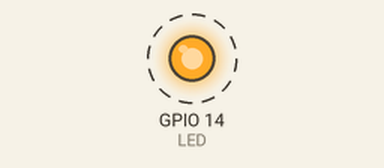
Recording of a sketch running on a simulated ESP32. On the bench: output pins drawn as LEDs (lit = HIGH). Dashed ring = blinking. What the sketch prints to the serial monitor is not drawn.

Above: at 0.5 s.
Timing chart, 0 to 4.6 s (numbered marks = the images above):
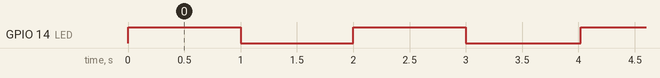

Measured:
- by itself, GPIO 14 (LED): alternates HIGH for 1.0 s and LOW for 1.0 s

The sketch:

queue_3.ino
```cpp
/*********************************************************
* Exemplo de fila com FreeRTOS - Enviando e recebendo mensagens
* Utiliza a função xQueuePeek para receber a mensagem sem removê-la da fila
* Utiliza a função xQueueReceive para receber a mensagem e removê-la da fila
* Utiliza a função xQueueSend para enviar a mensagem para a fila
* Por: Fábio Souza
*********************************************************/
#define LED_VERMELHO 14   // Pino do LED Vermelho
#define LED_VERDE 13      // Pino do LED Verde
#define LED_AZUL 12       // Pino do LED Azul
#define BOTAO_1 7         // Pino do Botão 1
#define BOTAO_2 6         // Pino do Botão 2
#define BOTAO_3 5         // Pino do Botão 3
#define BOTAO_4 4         // Pino do Botão 4
#define BOTAO_5 3         // Pino do Botão 5
#define BOTAO_6 2         // Pino do Botão 6
#define BUZZER  17        // Pino Do Buzzer

#include "freertos/FreeRTOS.h"
#include "freertos/task.h"
#include "freertos/queue.h"

const int LED =  LED_VERMELHO;    // Pino do LED

#define QUEUE_LENGTH 5

// Definição da fila
QueueHandle_t xQueue;

//estrutura para mensagem
typedef struct{
    int id;             // ID da mensagem
    char string[20];    // String da mensagem
} Mensagem_t;

// Função para enviar a mensagem
void sender_task(void *pvParameters) {
    Mensagem_t mensagem;
    mensagem.id = 1;                                // Inicializa o ID da mensagem

    while (1)
    {
        snprintf(mensagem.string, sizeof(mensagem.string), "Mensagem %d", mensagem.id);   // Cria a string da mensagem
        xQueueSend(xQueue, &mensagem, portMAX_DELAY);                                     // Envia a mensagem para a fila
        mensagem.id++;                                                                   // Incrementa o ID da mensagem
        vTaskDelay(pdMS_TO_TICKS(1000));                                                 // Delay de 1 segundo

    }
}

// Função para receber a mensagem
void receiver_task1(void *pvParameters) {
    Mensagem_t mensagem_peek;                                                         // Variável que irá armazenar a mensagem recebida
    while (1)
    {
        if (xQueuePeek(xQueue, &mensagem_peek, 0) == pdTRUE) {                                               // xQueuePeek não remove a mensagem da fila
           Serial.printf("Task 1 Peek a mensagem ID %d: %s\n", mensagem_peek.id, mensagem_peek.string);   // Imprime a mensagem
        }
        vTaskDelay(pdMS_TO_TICKS(250));                                             // Atraso de 0,5 segundos                                                                                            // A mensagem continua na fila                                                              // Atraso de 0,5 segundos
    }
}

// Função para receber a mensagem
void receiver_task2(void *pvParameters) {
    Mensagem_t mensagem_recebida;

    while (1)
    {
        if (xQueueReceive(xQueue, &mensagem_recebida, portMAX_DELAY) == pdPASS) {    // xQueueReceive remove a mensagem da fila
            Serial.printf("Task 2 retirou a mensagem ID %d: %s\n", mensagem_recebida.id, mensagem_recebida.string);   // Imprime a mensagem
        }
        vTaskDelay(pdMS_TO_TICKS(500));                                             // Atraso de 0,5 segundos
    }
}

void setup() {
    Serial.begin(9600);                                             // Inicializa a Serial
    pinMode(LED,OUTPUT);                                            // Configura o LED como saída
    xQueue = xQueueCreate(QUEUE_LENGTH, sizeof(Mensagem_t));        // Cria a fila com 2 elementos do tipo Mensagem_t

    xTaskCreate(sender_task, "Sender Task", 2048, NULL, 2, NULL);           // Cria a task Sender
    xTaskCreate(receiver_task1, "Receiver Task 1", 2048, NULL, 1, NULL);    // Cria a task Receiver
    xTaskCreate(receiver_task2, "Receiver Task 2", 2048, NULL, 1, NULL);    // Cria a task Receiver
}

void loop(){
  digitalWrite(LED,!digitalRead(LED));                        // Inverte o estado do LED
  vTaskDelay(pdMS_TO_TICKS(1000));                            // Delay de 1 segundo
 }
```
